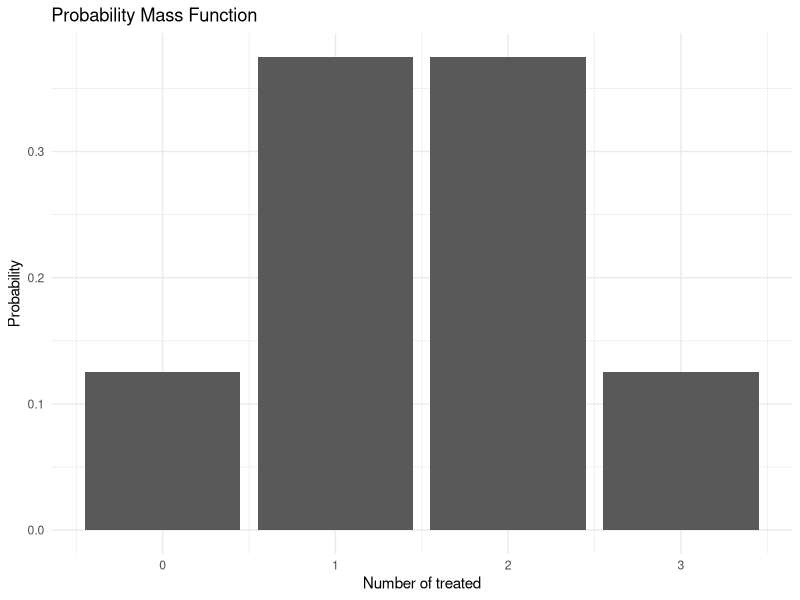
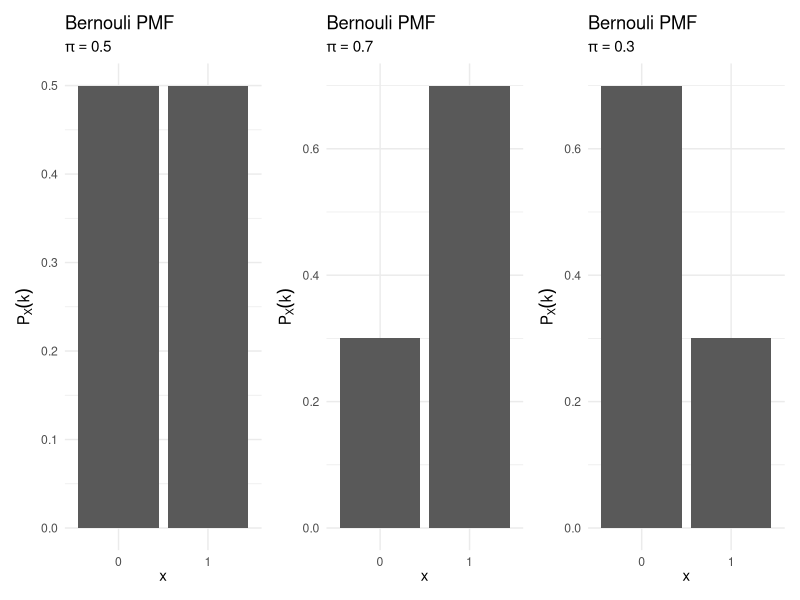
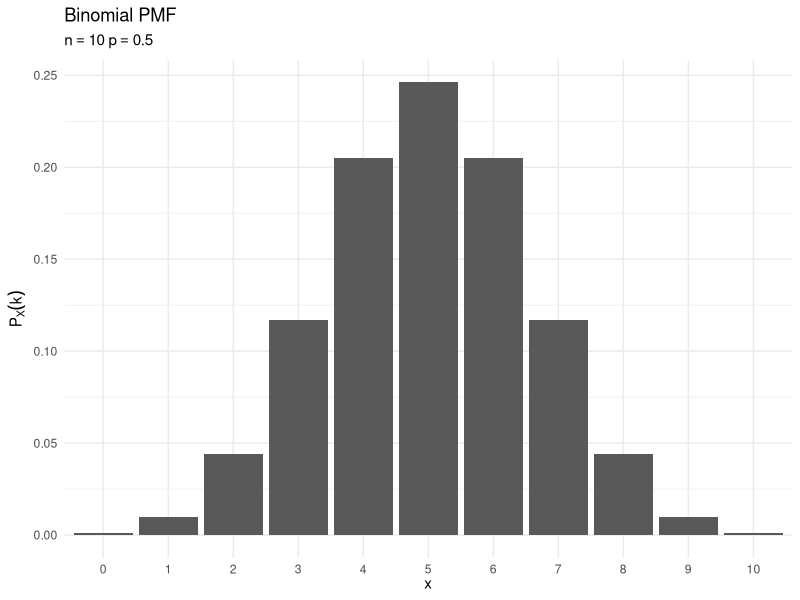
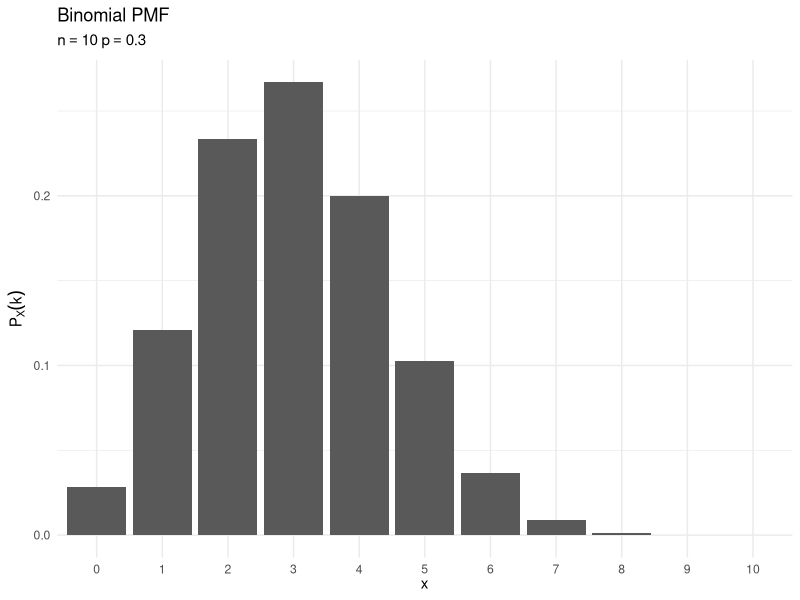
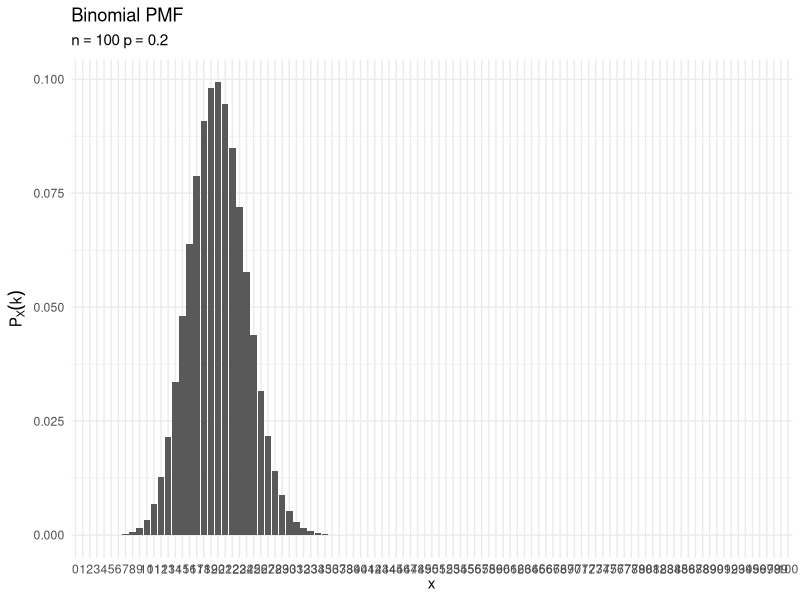
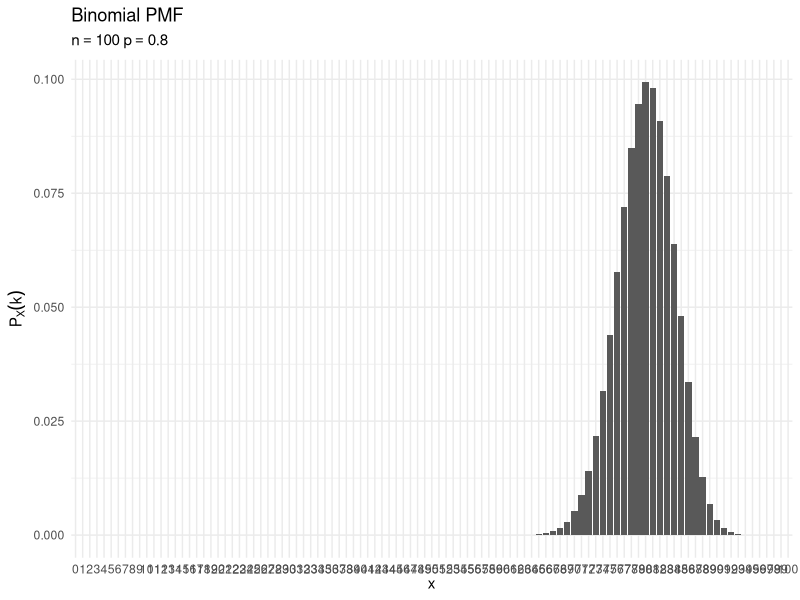
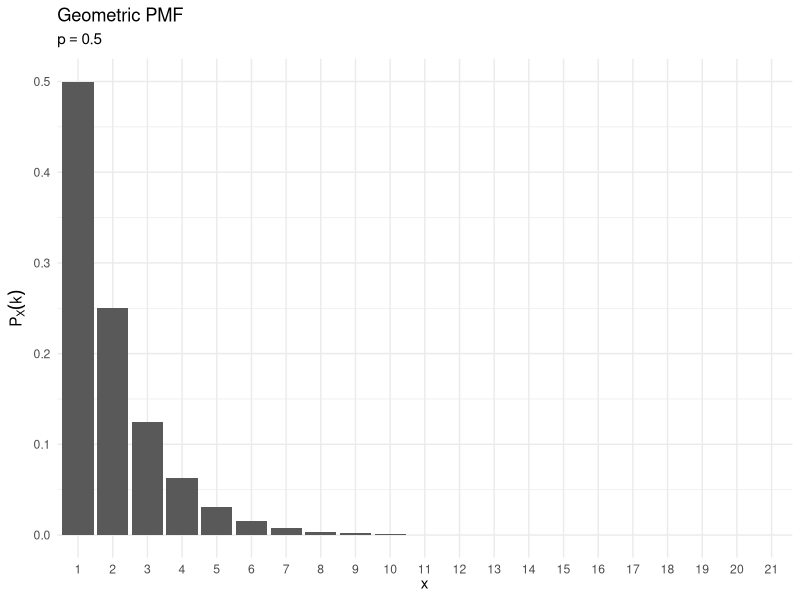
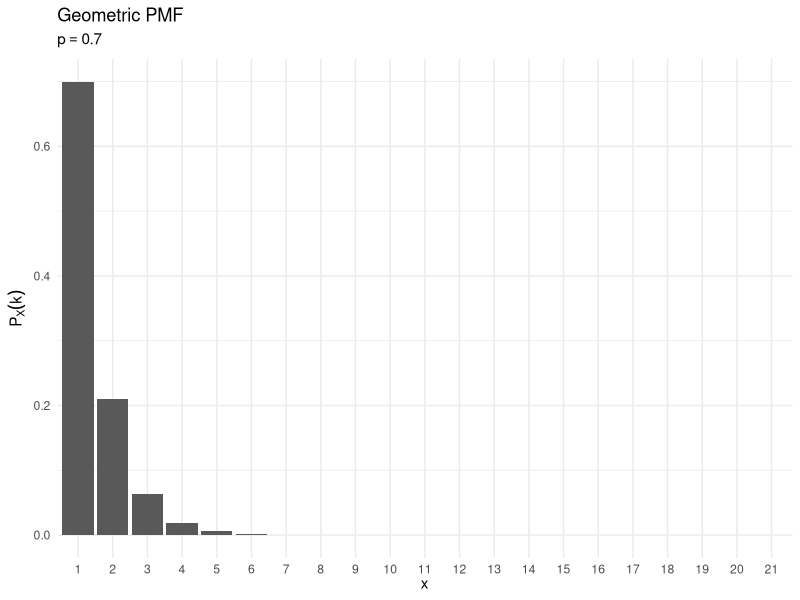

Source code (R) for these figures, in order:
## ---- chunk 1
knitr::opts_chunk$set(cache = TRUE)
## ---- chunk 2
library(tidyverse)
library(broom)
library(patchwork)

options(digits = 3)
set.seed(1234)
theme_set(theme_minimal())
## ---- chunk 3
pmf <- data_frame(x = 0:3,
           y = c(1/8, 3/8, 3/8, 1/8))

pmf %>%
  ggplot(aes(x, y)) +
  geom_col() +
  labs(title = "Probability Mass Function",
       x = "Number of treated",
       y = "Probability")
## ---- chunk 4
bernouli_plot <- function(p){
  data_frame(x = 0:1,
             p = dbinom(x = x, size = 1, prob = p)) %>%
    mutate(x = factor(x)) %>%
    ggplot(aes(x, p)) +
    geom_col() +
    labs(title = "Bernouli PMF",
         subtitle = bquote(pi == .(p)),
         x = expression(x),
         y = expression(P[X] (k)))
}
bernouli_plot(.5) +
  bernouli_plot(.7) +
  bernouli_plot(.3)
## ---- chunk 5
binomial_plot <- function(n, p){
  data_frame(x = 0:n,
             p = dbinom(x = x, size = n, prob = p)) %>%
    mutate(x = factor(x)) %>%
    ggplot(aes(x, p)) +
    geom_col() +
    labs(title = "Binomial PMF",
         subtitle = bquote(n == .(n) ~ p == .(p)),
         x = expression(x),
         y = expression(P[X] (k)))
}
binomial_plot(10, .5)
binomial_plot(10, .3)
binomial_plot(100, .2)
binomial_plot(100, .8)
## ---- chunk 6
geometric_plot <- function(p){
  data_frame(x = 0:20,
             p = dgeom(x = x, prob = p)) %>%
    mutate(x = factor(x + 1)) %>%
    ggplot(aes(x, p)) +
    geom_col() +
    labs(title = "Geometric PMF",
         subtitle = bquote(p == .(p)),
         x = expression(x),
         y = expression(P[X] (k)))
}

geometric_plot(.5)
geometric_plot(.7)
geometric_plot(.2)
## ---- chunk 7
poisson_plot <- function(lambda, max_n = 10){
  data_frame(x = 0:max_n,
             p = dpois(x = x, lambda = lambda)) %>%
    mutate(x = factor(x)) %>%
    ggplot(aes(x, p)) +
    geom_col() +
    labs(title = "Poisson PMF",
         subtitle = bquote(lambda == .(lambda)),
         x = expression(x),
         y = expression(P[X] (k)))
}
poisson_plot(2)
poisson_plot(5.5)
poisson_plot(78, max_n = 150)
## ---- chunk 8
data_frame(n = 1:50,
           prob = dpois(n, 5)) %>%
  ggplot(aes(n, prob)) +
  geom_col() +
  labs(x = "Number of threats",
       y = "Probability")
## ---- chunk 9
bernouli_cdf_plot <- function(p){
  df <- data_frame(x = 0:1,
                   pmf = dbinom(x = x, size = 1, prob = p),
                   cdf = pbinom(q = x, size = 1, prob = p)) %>%
    mutate(x = factor(x))
  
  ggplot(df, aes(x, pmf)) +
    geom_col() +
    labs(title = "Bernouli PMF",
         subtitle = bquote(pi == .(p)),
         x = expression(x),
         y = expression(P[X] (k))) +
    ggplot(df, aes(x, cdf)) +
    geom_col() +
    labs(title = "Bernouli CDF",
         subtitle = bquote(pi == .(p)),
         x = expression(x),
         y = expression(F[X] (k)))
}

bernouli_cdf_plot(.5)
bernouli_cdf_plot(.7)
bernouli_cdf_plot(.3)
## ---- chunk 10
binomial_cdf_plot <- function(n, p){
  df <- data_frame(x = 0:n,
                   pmf = dbinom(x = x, size = n, prob = p),
                   cdf = pbinom(q = x, size = n, prob = p))
  
  ggplot(df, aes(x, pmf)) +
    geom_col() +
    labs(title = "Binomial PMF",
         subtitle = bquote(n == .(n) ~ p == .(p)),
         x = expression(x),
         y = expression(P[X] (k))) +
    ggplot(df, aes(x, cdf)) +
    geom_col() +
    labs(title = "Binomial CDF",
         subtitle = bquote(n == .(n) ~ p == .(p)),
         x = expression(x),
         y = expression(F[X] (k)))
}

binomial_cdf_plot(10, .5)
binomial_cdf_plot(10, .3)
binomial_cdf_plot(100, .2)
binomial_cdf_plot(100, .8)
## ---- chunk 11
geometric_cdf_plot <- function(p){
  df <- data_frame(x = 0:20,
                   pmf = dgeom(x = x, prob = p),
                   cdf = pgeom(q = x, prob = p)) %>%
    mutate(x = x + 1)
  
  ggplot(df, aes(x, pmf)) +
    geom_col() +
    labs(title = "Geometric PMF",
         subtitle = bquote(p == .(p)),
         x = expression(x),
         y = expression(P[X] (k))) +
    ggplot(df, aes(x, cdf)) +
    geom_col() +
    labs(title = "Geometric CDF",
         subtitle = bquote(p == .(p)),
         x = expression(x),
         y = expression(F[X] (k)))
}

geometric_cdf_plot(.5)
geometric_cdf_plot(.7)
geometric_cdf_plot(.2)
## ---- chunk 12
poisson_cdf_plot <- function(lambda, max_n = 10){
  df <- data_frame(x = 0:max_n,
                   pmf = dpois(x = x, lambda = lambda),
                   cdf = ppois(q = x, lambda = lambda))
  
  ggplot(df, aes(x, pmf)) +
    geom_col() +
    labs(title = "Poisson PMF",
         subtitle = bquote(lambda == .(lambda)),
         x = expression(x),
         y = expression(P[X] (k))) +
    ggplot(df, aes(x, cdf)) +
    geom_col() +
    labs(title = "Poisson CDF",
         subtitle = bquote(lambda == .(lambda)),
         x = expression(x),
         y = expression(F[X] (k)))
}

poisson_cdf_plot(2)
poisson_cdf_plot(5.5)
poisson_cdf_plot(78, max_n = 150)
## ---- chunk 13

